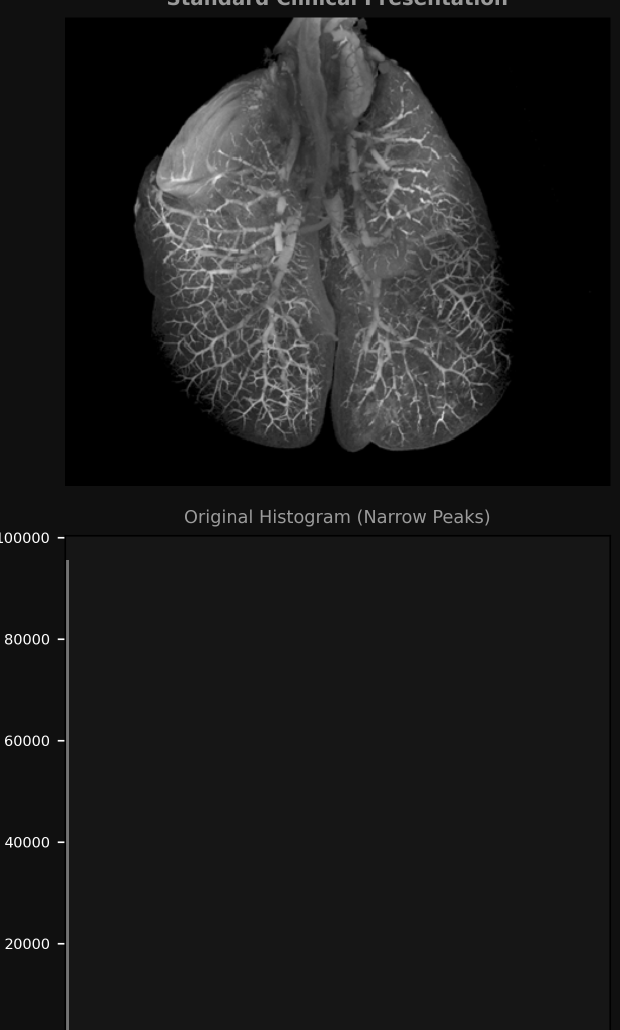
%> input picture Experiment_05/Inputs/images/Lung-HR-contrast.png, 1240 x 2060 px (shown at 1/2 size)
$ octave --eval "task_2_3_global_histogram_equalization;"   (GNU Octave 9; MATLAB toolbox functions it lacks are replaced by stand-ins)
%> lines starting %> are read from the running program, lines starting %| are printed output that depends on the picture
%% Experiment 02 - Task 2.3: Global Histogram Equalization & Saturation (MATLAB)
% Course: Medical Image Processing (B.Sc. Biomedical Engineering)
% Faculty: Engr. Rana Talha Khalid | Department of Biomedical Engineering, Riphah International University

function task_2_3_global_histogram_equalization()
    fprintf('======================================================================\n');
    fprintf('TASK 2.3: GLOBAL HISTOGRAM EQUALIZATION & SATURATION ARTIFACTS (MATLAB)\n');
    fprintf('======================================================================\n');

    baseDir = fileparts(fileparts(mfilename('fullpath')));
    imgPath = fullfile(baseDir, 'Inputs', 'images', 'Lung-HR-contrast.png');
    if ~exist(imgPath, 'file')
        imgPath = fullfile(fileparts(baseDir), 'images', 'Lung-HR-contrast.png');
    end

    img = imread(imgPath);
%> img is the input picture: size 2060x1240 uint8; min 0, max 255, mean 28.9
    if size(img, 3) == 3, img = rgb2gray(img); end
    [H, W] = size(img);
%> H = 2060; W = 1240
    totalPixels = H * W;
%> totalPixels = 2554400

    % Manual discrete GHE formula: s_k = round((L-1) * CDF(r_k))
    [counts, ~] = imhist(img);
%> counts = 256 values, max 1065690 at index 23, min 0 at index 255, mean 9978.1
    pdf = counts / double(totalPixels);
%> pdf = 256 values, max 0.417 at index 23, min 0 at index 255, mean 0.00391
    cdf = cumsum(pdf);
%> cdf = 256 values from 0.211 to 1
    T_map = uint8(round(255 * cdf));
%> T_map = 256 values from 54 to 255

    gheImg = T_map(double(img) + 1);
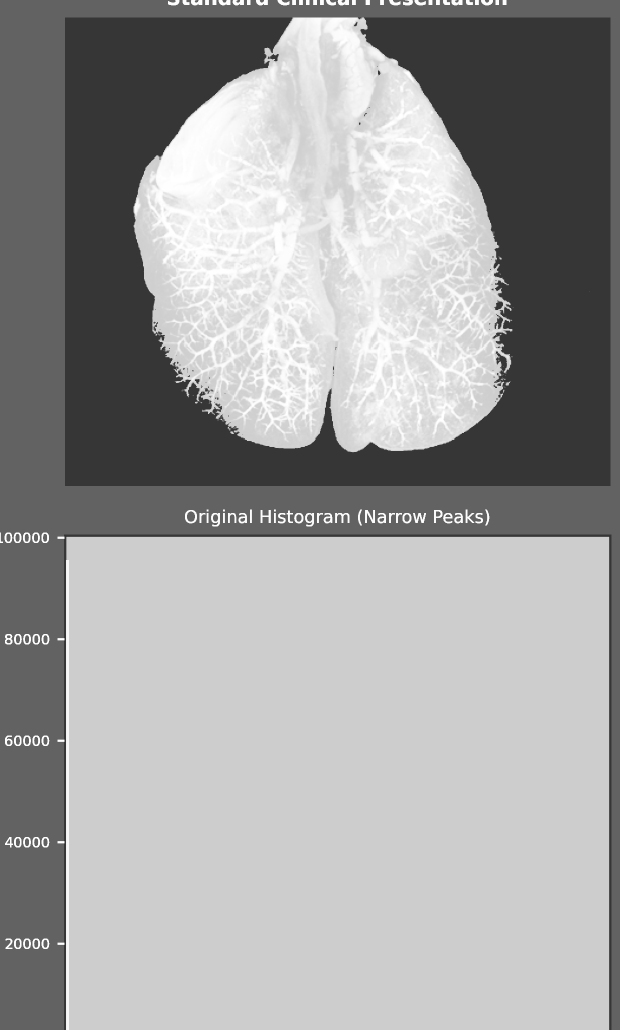
%> gheImg: size 2060x1240 uint8 (shown at 1/2 size); min 54, max 255, mean 158.9

    % Saturation
    origSat = sum(img(:) == 0 | img(:) == 255);
%> origSat = 540476
    gheSat = sum(gheImg(:) == 0 | gheImg(:) == 255);
%> gheSat = 5073

    fprintf('Original Saturated: %d (%.2f%%)\n', origSat, (origSat/totalPixels)*100);
%| Original Saturated: 540476 (21.16%)
    fprintf('GHE Saturated     : %d (%.2f%%)\n', gheSat, (gheSat/totalPixels)*100);
%| GHE Saturated     : 5073 (0.20%)

    outDir = fullfile(baseDir, 'Outputs', 'MATLAB');
    figDir = fullfile(baseDir, 'Figures');
    if ~exist(outDir, 'dir'), mkdir(outDir); end
    if ~exist(figDir, 'dir'), mkdir(figDir); end

    fig = figure('Color', [0.06 0.09 0.16], 'Position', [100, 100, 1200, 900], 'Visible', 'off');

    subplot(2, 2, 1);
    imshow(img, []);
    title('Original Low-Contrast Scan', 'Color', 'w', 'FontWeight', 'bold');

    subplot(2, 2, 2);
    imshow(gheImg, []);
    title('Global Histogram Equalized (GHE)', 'Color', [0.97 0.44 0.44], 'FontWeight', 'bold');

    subplot(2, 2, 3);
    bar(0:255, counts, 'FaceColor', [0.22 0.74 0.97], 'EdgeColor', 'none');
    set(gca, 'Color', [0.12 0.16 0.23], 'XColor', [0.58 0.64 0.72], 'YColor', [0.58 0.64 0.72]);
    title('Original Clumped Histogram', 'Color', 'w');
    xlim([0 255]);

    subplot(2, 2, 4);
    [gheCounts, ~] = imhist(gheImg);
%> gheCounts = 256 values, max 1067652 at index 206, min 0 at index 1, mean 9978.1
    bar(0:255, gheCounts, 'FaceColor', [0.97 0.44 0.44], 'EdgeColor', 'none');
    set(gca, 'Color', [0.12 0.16 0.23], 'XColor', [0.58 0.64 0.72], 'YColor', [0.58 0.64 0.72]);
    title('GHE Histogram (Comb Gaps & Bone Saturation)', 'Color', [0.97 0.44 0.44]);
    xlim([0 255]);

    sgtitle('Task 2.3: Global Histogram Equalization & Saturation Artifacts (MATLAB)', 'Color', [0.22 0.74 0.97], 'FontWeight', 'bold');
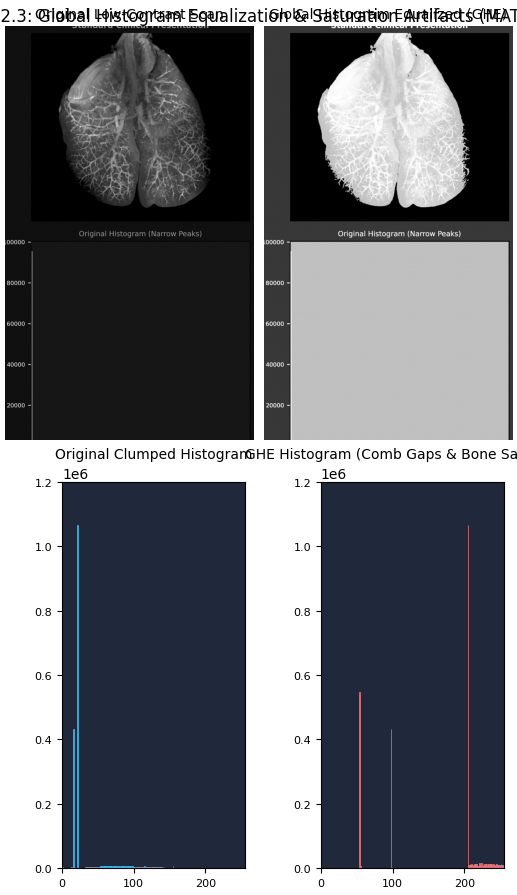
%> figure redrawn from the program's plot data, 4 panels

    saveas(fig, fullfile(outDir, 'task_2_3_global_histogram_equalization_matlab.png'));
    saveas(fig, fullfile(figDir, 'task_2_3_global_histogram_equalization_matlab.png'));
    close(fig);
    fprintf('[SAVED] Saved MATLAB Task 2.3 figure.\n');
end
